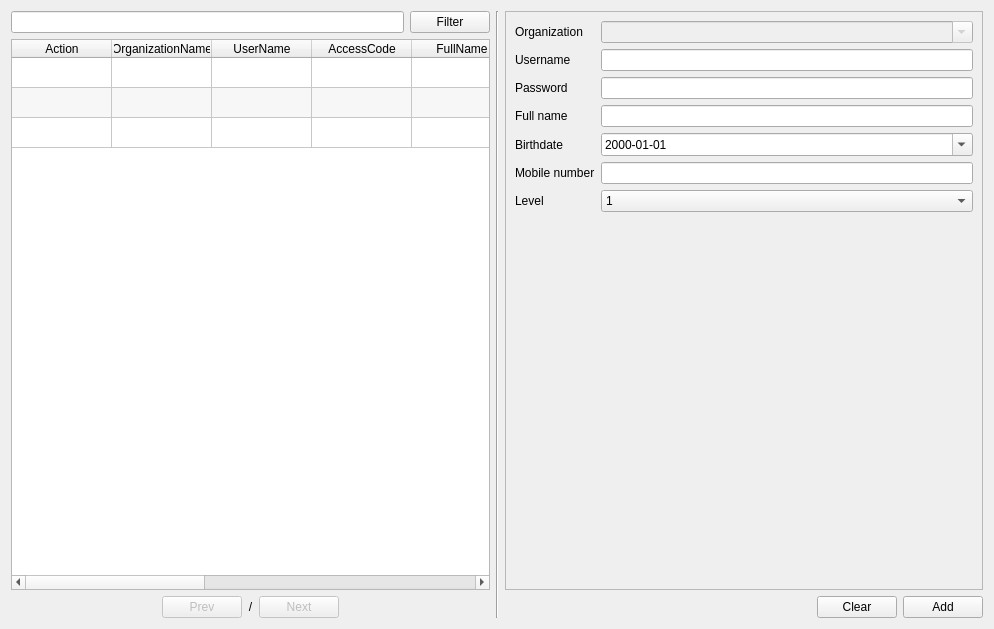
<?xml version="1.0" encoding="UTF-8"?>
<ui version="4.0">
 <class>FormManageUser</class>
 <widget class="QWidget" name="FormManageUser">
  <property name="geometry">
   <rect>
    <x>0</x>
    <y>0</y>
    <width>994</width>
    <height>629</height>
   </rect>
  </property>
  <property name="windowTitle">
   <string>Form</string>
  </property>
  <layout class="QHBoxLayout" name="horizontalLayout_4">
   <item>
    <layout class="QVBoxLayout" name="verticalLayout">
     <item>
      <layout class="QHBoxLayout" name="horizontalLayout">
       <item>
        <widget class="QLineEdit" name="lineEditFilter"/>
       </item>
       <item>
        <widget class="QPushButton" name="pushButtonFilter">
         <property name="text">
          <string>Filter</string>
         </property>
        </widget>
       </item>
      </layout>
     </item>
     <item>
      <widget class="QTableWidget" name="tableWidgetData">
       <property name="editTriggers">
        <set>QAbstractItemView::NoEditTriggers</set>
       </property>
       <property name="alternatingRowColors">
        <bool>true</bool>
       </property>
       <property name="verticalScrollMode">
        <enum>QAbstractItemView::ScrollPerPixel</enum>
       </property>
       <property name="horizontalScrollMode">
        <enum>QAbstractItemView::ScrollPerPixel</enum>
       </property>
       <property name="gridStyle">
        <enum>Qt::SolidLine</enum>
       </property>
       <property name="sortingEnabled">
        <bool>false</bool>
       </property>
       <attribute name="horizontalHeaderStretchLastSection">
        <bool>true</bool>
       </attribute>
       <attribute name="verticalHeaderVisible">
        <bool>false</bool>
       </attribute>
       <row>
        <property name="text">
         <string>New Row</string>
        </property>
       </row>
       <row>
        <property name="text">
         <string>New Row</string>
        </property>
       </row>
       <row>
        <property name="text">
         <string>New Row</string>
        </property>
       </row>
       <column>
        <property name="text">
         <string>Action</string>
        </property>
       </column>
       <column>
        <property name="text">
         <string>OrganizationName</string>
        </property>
       </column>
       <column>
        <property name="text">
         <string>UserName</string>
        </property>
       </column>
       <column>
        <property name="text">
         <string>AccessCode</string>
        </property>
       </column>
       <column>
        <property name="text">
         <string>FullName</string>
        </property>
       </column>
       <column>
        <property name="text">
         <string>BirthDate</string>
        </property>
       </column>
       <column>
        <property name="text">
         <string>MobileNumber</string>
        </property>
       </column>
       <column>
        <property name="text">
         <string>AccessLevel</string>
        </property>
       </column>
       <column>
        <property name="text">
         <string>ActiveStatus</string>
        </property>
       </column>
       <column>
        <property name="text">
         <string>LastLoginTs</string>
        </property>
       </column>
       <column>
        <property name="text">
         <string>LastLogoutTs</string>
        </property>
       </column>
       <column>
        <property name="text">
         <string>UpdateTs</string>
        </property>
       </column>
      </widget>
     </item>
     <item>
      <layout class="QHBoxLayout" name="horizontalLayout_2">
       <item>
        <spacer name="horizontalSpacer">
         <property name="orientation">
          <enum>Qt::Horizontal</enum>
         </property>
         <property name="sizeHint" stdset="0">
          <size>
           <width>40</width>
           <height>20</height>
          </size>
         </property>
        </spacer>
       </item>
       <item>
        <widget class="QPushButton" name="pushButtonPrev">
         <property name="enabled">
          <bool>false</bool>
         </property>
         <property name="text">
          <string>Prev</string>
         </property>
        </widget>
       </item>
       <item>
        <widget class="QLabel" name="labelPageIndicator">
         <property name="text">
          <string>&lt;CurrentPage&gt;/&lt;TotalPage&gt;</string>
         </property>
         <property name="alignment">
          <set>Qt::AlignCenter</set>
         </property>
        </widget>
       </item>
       <item>
        <widget class="QPushButton" name="pushButtonNext">
         <property name="enabled">
          <bool>false</bool>
         </property>
         <property name="text">
          <string>Next</string>
         </property>
        </widget>
       </item>
       <item>
        <spacer name="horizontalSpacer_2">
         <property name="orientation">
          <enum>Qt::Horizontal</enum>
         </property>
         <property name="sizeHint" stdset="0">
          <size>
           <width>40</width>
           <height>20</height>
          </size>
         </property>
        </spacer>
       </item>
      </layout>
     </item>
    </layout>
   </item>
   <item>
    <widget class="Line" name="line">
     <property name="orientation">
      <enum>Qt::Vertical</enum>
     </property>
    </widget>
   </item>
   <item>
    <layout class="QVBoxLayout" name="verticalLayout_2">
     <item>
      <widget class="QScrollArea" name="scrollArea">
       <property name="widgetResizable">
        <bool>true</bool>
       </property>
       <widget class="QWidget" name="scrollAreaWidgetContents">
        <property name="geometry">
         <rect>
          <x>0</x>
          <y>0</y>
          <width>476</width>
          <height>576</height>
         </rect>
        </property>
        <layout class="QFormLayout" name="formLayout">
         <item row="0" column="0">
          <widget class="QLabel" name="label_8">
           <property name="text">
            <string>Organization</string>
           </property>
          </widget>
         </item>
         <item row="0" column="1">
          <widget class="QComboBox" name="comboBoxOrganizationName">
           <property name="enabled">
            <bool>false</bool>
           </property>
           <property name="editable">
            <bool>true</bool>
           </property>
           <property name="maxVisibleItems">
            <number>2147483647</number>
           </property>
           <property name="insertPolicy">
            <enum>QComboBox::NoInsert</enum>
           </property>
          </widget>
         </item>
         <item row="1" column="0">
          <widget class="QLabel" name="label_3">
           <property name="text">
            <string>Username</string>
           </property>
          </widget>
         </item>
         <item row="1" column="1">
          <widget class="QLineEdit" name="lineEditUserName"/>
         </item>
         <item row="2" column="0">
          <widget class="QLabel" name="label_4">
           <property name="text">
            <string>Password</string>
           </property>
          </widget>
         </item>
         <item row="2" column="1">
          <widget class="QLineEdit" name="lineEditAccessCode"/>
         </item>
         <item row="3" column="0">
          <widget class="QLabel" name="label_2">
           <property name="text">
            <string>Full name</string>
           </property>
          </widget>
         </item>
         <item row="3" column="1">
          <widget class="QLineEdit" name="lineEditFullName"/>
         </item>
         <item row="4" column="0">
          <widget class="QLabel" name="label_5">
           <property name="text">
            <string>Birthdate</string>
           </property>
          </widget>
         </item>
         <item row="4" column="1">
          <widget class="QDateEdit" name="dateEditBirthDate">
           <property name="displayFormat">
            <string>yyyy-MM-dd</string>
           </property>
           <property name="calendarPopup">
            <bool>true</bool>
           </property>
          </widget>
         </item>
         <item row="5" column="0">
          <widget class="QLabel" name="label_6">
           <property name="text">
            <string>Mobile number</string>
           </property>
          </widget>
         </item>
         <item row="5" column="1">
          <widget class="QLineEdit" name="lineEditMobileNumber"/>
         </item>
         <item row="6" column="0">
          <widget class="QLabel" name="label_7">
           <property name="text">
            <string>Level</string>
           </property>
          </widget>
         </item>
         <item row="6" column="1">
          <widget class="QComboBox" name="comboBoxAccessLevel">
           <item>
            <property name="text">
             <string>1</string>
            </property>
           </item>
           <item>
            <property name="text">
             <string>2</string>
            </property>
           </item>
           <item>
            <property name="text">
             <string>3</string>
            </property>
           </item>
          </widget>
         </item>
        </layout>
       </widget>
      </widget>
     </item>
     <item>
      <layout class="QHBoxLayout" name="horizontalLayout_3">
       <item>
        <spacer name="horizontalSpacer_3">
         <property name="orientation">
          <enum>Qt::Horizontal</enum>
         </property>
         <property name="sizeHint" stdset="0">
          <size>
           <width>40</width>
           <height>20</height>
          </size>
         </property>
        </spacer>
       </item>
       <item>
        <widget class="QPushButton" name="pushButtonClear">
         <property name="text">
          <string>Clear</string>
         </property>
        </widget>
       </item>
       <item>
        <widget class="QPushButton" name="pushButtonAdd">
         <property name="text">
          <string>Add</string>
         </property>
        </widget>
       </item>
      </layout>
     </item>
    </layout>
   </item>
  </layout>
 </widget>
 <resources/>
 <connections/>
</ui>
